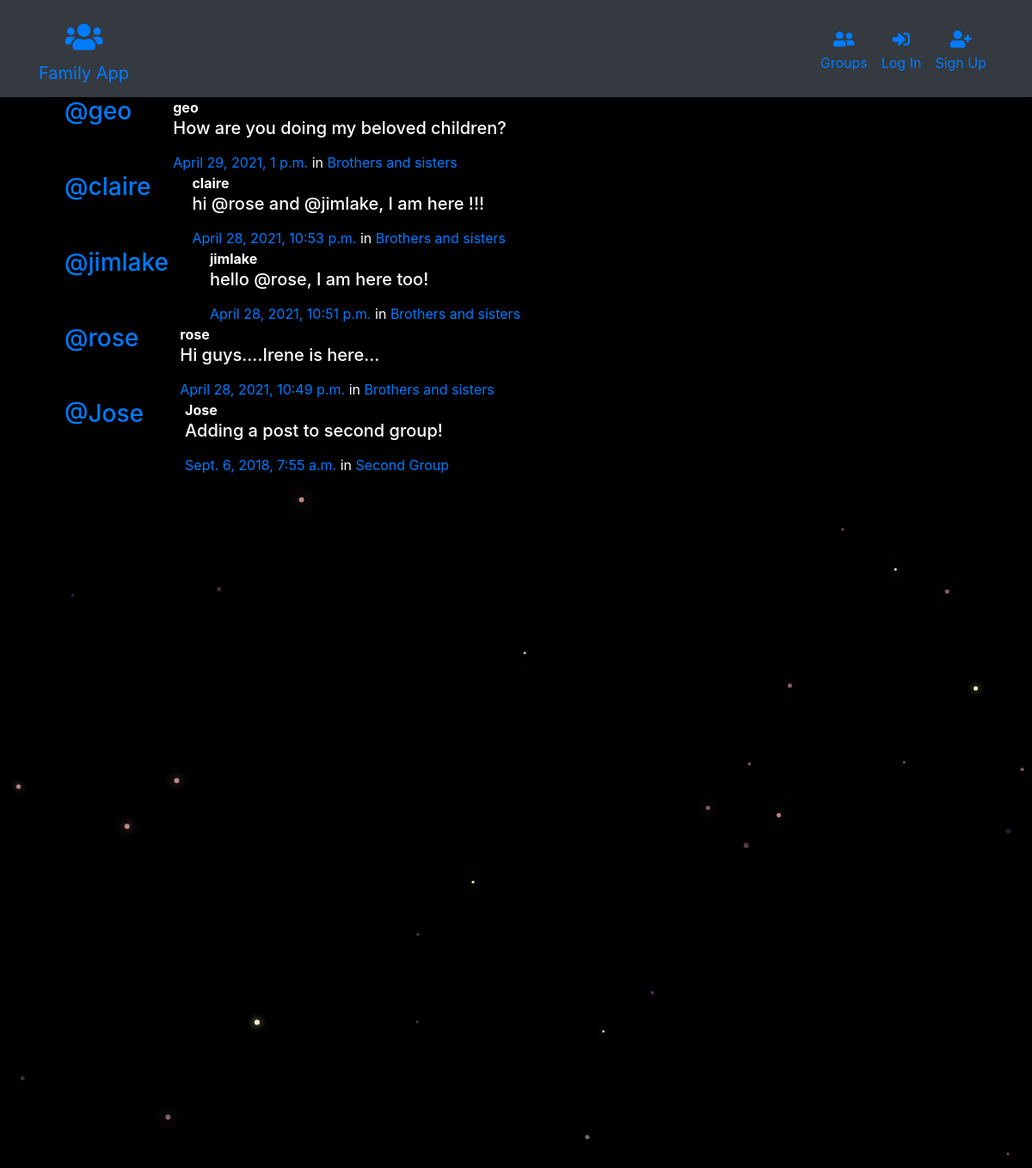
The app's page /posts/, older data.
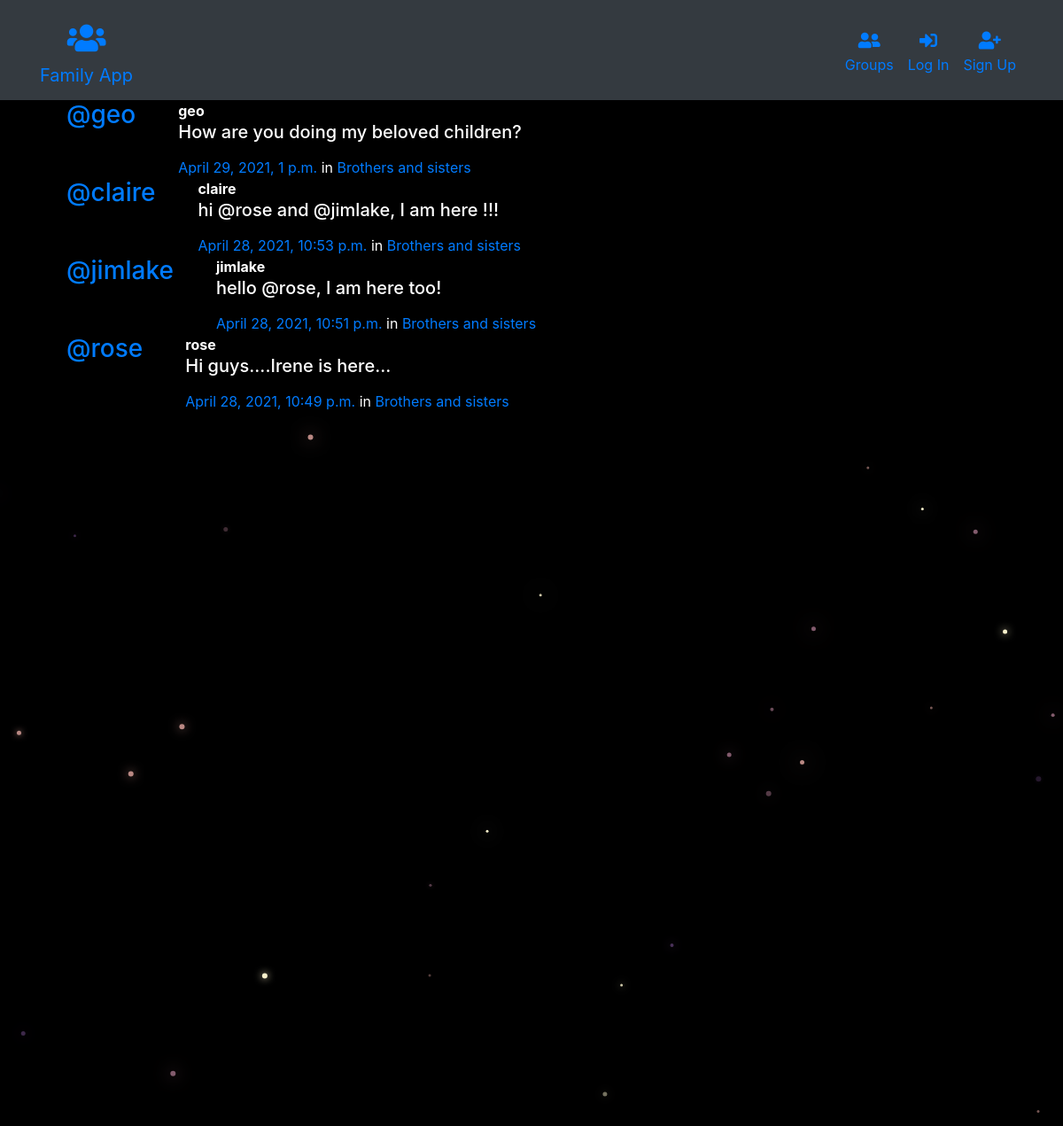
The same page, newer data.
### posts/models.py (models this page shows, shortened)
class Post(models.Model):
    user = models.ForeignKey(User, related_name="posts",on_delete=models.CASCADE)
    created_at = models.DateTimeField(auto_now=True)
    message = models.TextField()
    message_html = models.TextField(editable=False)
    group = models.ForeignKey(Group, related_name="posts",null=True, blank=True,on_delete=models.CASCADE)
    class Meta:
        ordering = ["-created_at"]
        unique_together = ["user", "message"]

### groups/models.py (models this page shows, shortened)
class Group(models.Model):
    name = models.CharField(max_length=255, unique=True)
    slug = models.SlugField(allow_unicode=True, unique=True)
    description = models.TextField(blank=True, default='')
    description_html = models.TextField(editable=False, default='', blank=True)
    members = models.ManyToManyField(User,through="GroupMember")
    class Meta:
        ordering = ["name"]

### posts/views.py (the view)
# urls.py: path('', views.PostList.as_view(), name="all"),
class PostList(SelectRelatedMixin, generic.ListView):
    model = models.Post
    select_related = ("user", "group")

### posts/templates/posts/post_list.html (shortened to what this page needs)
{% extends "posts/post_base.html" %}
{% load humanize %}
{% block post_content %}
<div class="col-md-8">
	{% for post in post_list %}
  {% include "posts/_post.html" %}
	{% endfor %}
</div>
{% endblock %}

### posts/templates/posts/_post.html (shortened to what this page needs)
<div class="media">
	<h3 class="mr-5"><a href="{% url 'posts:for_user' username=post.user.username %}">@{{ post.user.username }}</a></h3>
	<div class="media-body">
		<strong>{{ post.user.username }}</strong>
		<h5>{{ post.message_html|safe }}</h5>
			<time class="time"><a href="{% url 'posts:single' username=post.user.username pk=post.pk %}">{{ post.created_at }}</a></time>
			{% if post.group %}
			<span class="group-name">in <a href="#">{{ post.group.name }}</a></span>
			{% endif %}
	</div>
</div>

Row changes from the older to the newer data that the page shows:
removed Post: user.username "Jose", message_html "Adding a post to second group!", created_at "Sept. 6, 2018, 7:55 a.m.", group.name "Second Group"
